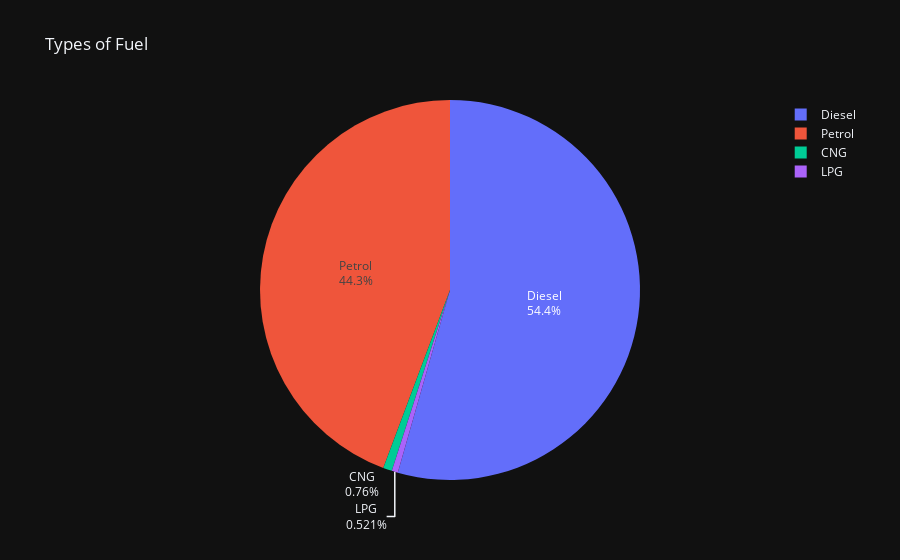

This figure's notebook cell:
### Markdown cell above
## Does the type of fuel affect on the Selling Price?

### Code cell
type_of_fuel = df['fuel'].value_counts()
px.pie(title='Types of Fuel',
       values = type_of_fuel.values,
       names = type_of_fuel.index,
       template = 'plotly_dark'
       ).update_traces(textinfo='label+percent')

### Figure 1 — Plotly figure (JSON) as saved in the notebook; plotly's stock layout.template omitted (floating-point values rounded to 4 significant figures)
{"data": [{"domain": {"x": [0, 1], "y": [0, 1]}, "hovertemplate": "label=%{label}<br>value=%{value}<extra></extra>", "labels": ["Diesel", "Petrol", "CNG", "LPG"], "legendgroup": "", "name": "", "showlegend": true, "textinfo": "label+percent", "type": "pie", "values": [3654, 2973, 51, 35]}], "layout": {"legend": {"tracegroupgap": 0}, "title": {"text": "Types of Fuel"}}}
